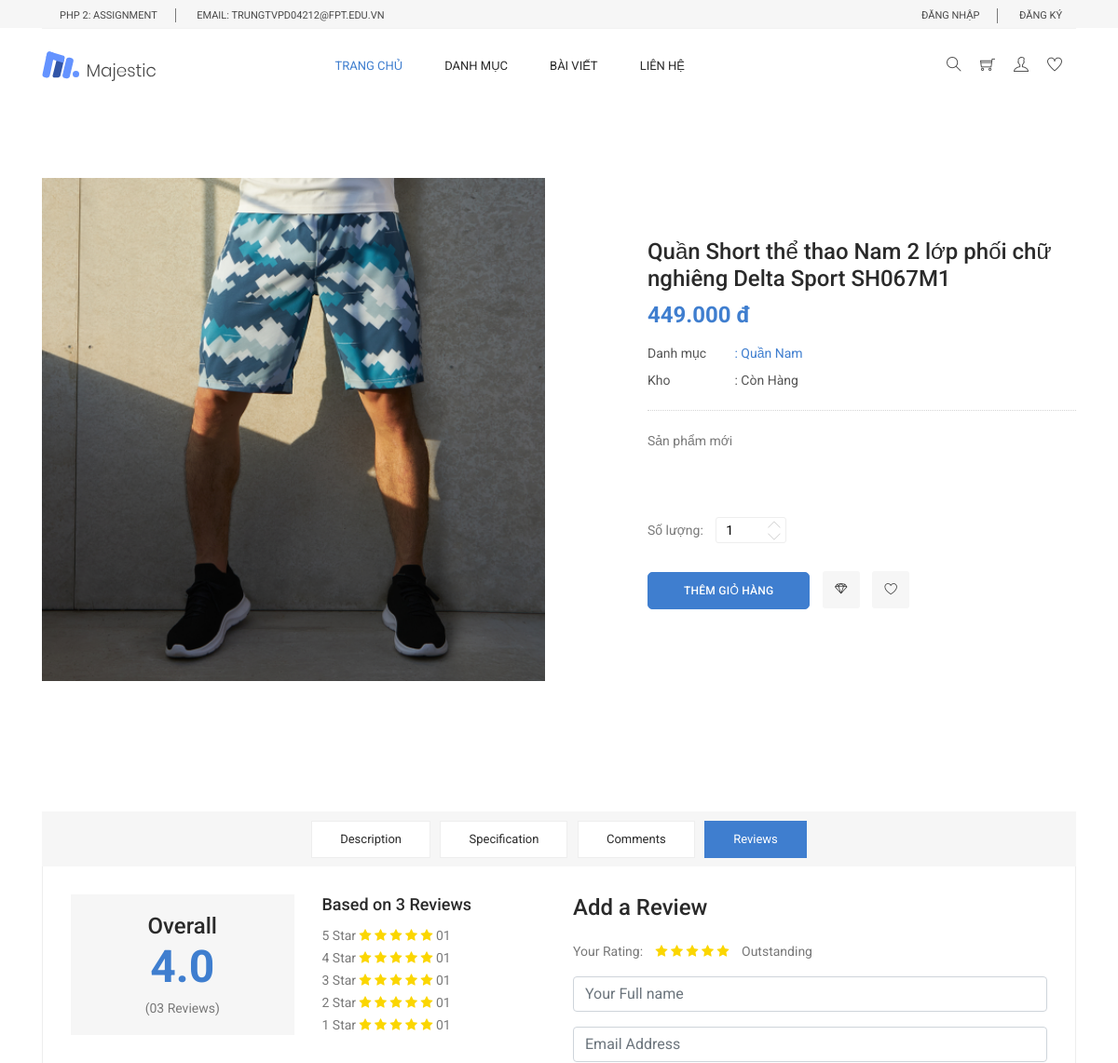
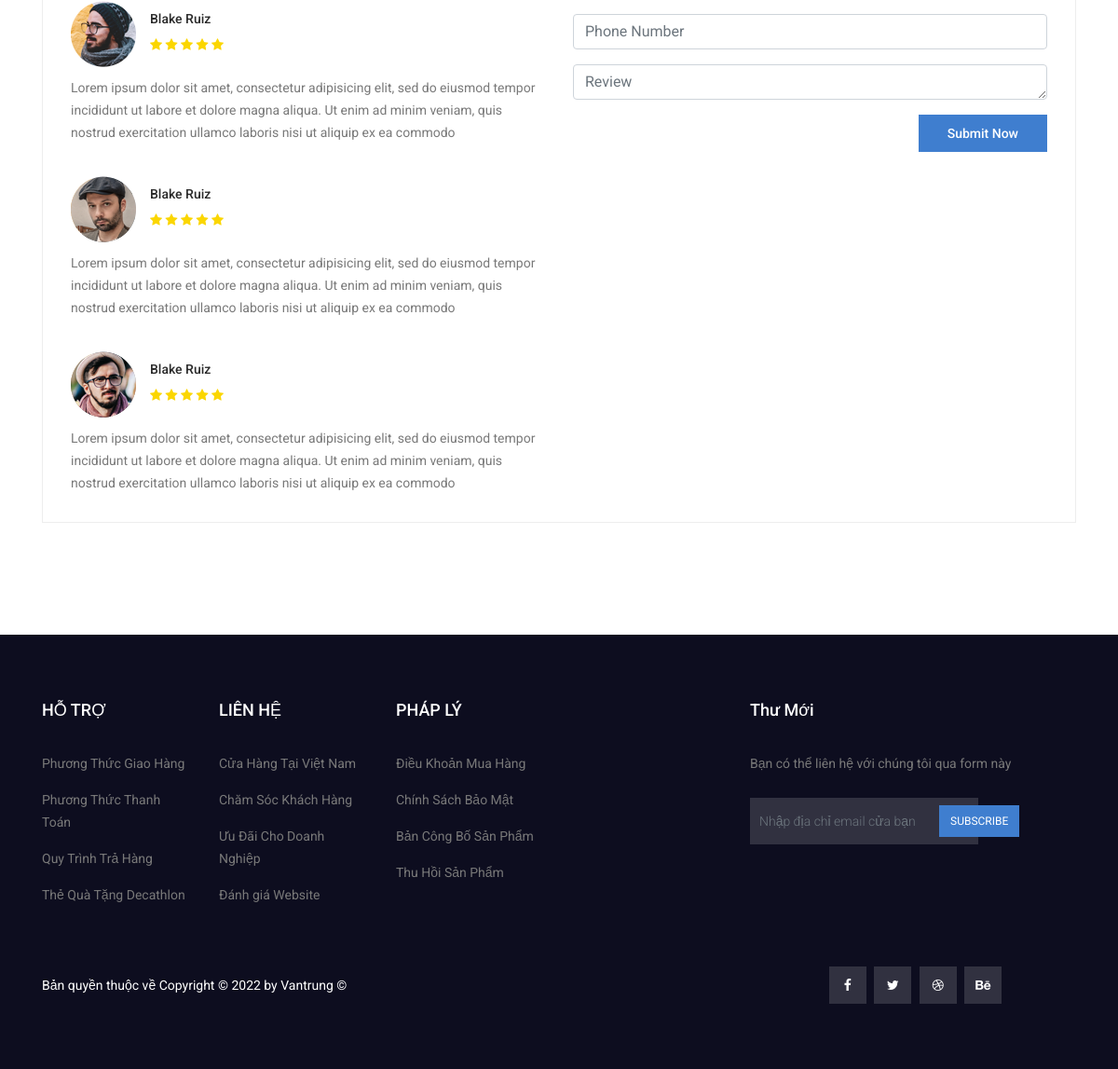
The page /product/product_detail/21 on the database its author committed (2 pictures, top to bottom).
### tables this page shows
CREATE TABLE `products` (
  `id` int(11) NOT NULL,
  `name` varchar(255) NOT NULL,
  `price` text NOT NULL,
  `feature_image_path` varchar(255) DEFAULT NULL,
  `feature_image_name` varchar(255) DEFAULT NULL,
  `content` text NOT NULL,
  `category_id` int(10) NOT NULL,
  `user_id` int(10) NOT NULL DEFAULT '0',
  `view_count` int(10) DEFAULT '0'
);

CREATE TABLE `categories` (
  `id` int(11) NOT NULL,
  `name` varchar(255) NOT NULL,
  `parent_id` int(11) NOT NULL,
  `slug` varchar(255) DEFAULT NULL
);

### app/views/products/product_detail.php (the view, shortened to what the rows shown need)
<div class="product_image_area">
    <div class="container">
        <div class="row s_product_inner">
            <div class="col-lg-6">
                <div class="s_product_img">
                    <div
                            id="carouselExampleIndicators"
                            class="carousel slide"
                            data-ride="carousel"
                    >
                        <div class="carousel-inner">
                            <div class="carousel-item active">
                                <?php if (!empty($product_detail)) { ?>
                                    <img
                                            class="d-block w-100"
                                            src="<?php echo _WEB_ROOT . $product_detail['feature_image_path'] ?>"
                                            alt="First slide"
                                    />
                                <?php } ?>
                            </div>
                        </div>
                    </div>
                </div>
            </div>
            <div class="col-lg-5 offset-lg-1">
                <?php if (!empty($product_detail)) { ?>
                    <div class="s_product_text">
                        <h3><?= $product_detail['name'] ?></h3>
                        <h2><?= number_format($product_detail['price'], 0, ',', '.') ?> đ</h2>
                        <ul class="list">
                            <li>
                                <a class="active" href="#">
                                    <span>Danh mục</span> :
                                    <?php if (!empty($categories)) {
                                        foreach ($categories as $cateItem) {
                                            if ($cateItem['id'] == $product_detail['category_id']) {
                                                echo $cateItem['name'];
                                            }
                                        }
                                    }
                                    ?>
                                </a>
                            </li>
                            <li>
                                <a href="#"> <span>Kho</span> : Còn Hàng</a>
                            </li>
                        </ul>
                        <p>
                            <?= $product_detail['content'] ?>
                        </p>
                            <div class="product_count">
                                <label for="qty">Số lượng:</label>
                                <input
                                        type="text"
                                        name="qty"
                                        id="sst"
                                        maxlength="12"
                                        value="1"
                                        title="Quantity:"
                                        class="input-text qty"
                                />
                                <button
                                        onclick="var result = document.getElementById('sst'); var sst = result.value; if( !isNaN( sst )) result.value++;return false;"
                                        class="increase items-count"
                                        type="button">
                                    <i class="lnr lnr-chevron-up"></i>
                                </button>
                                <button
                                        onclick="var result = document.getElementById('sst'); var sst = result.value; if( !isNaN( sst ) &amp;&amp; sst > 0 ) result.value--;return false;"
                                        class="reduced items-count"
                                        type="button"
                                >
                                    <i class="lnr lnr-chevron-down"></i>
                                </button>
                            </div>
                            <div class="card_area">
                                <a
                                        href="<?php echo _WEB_ROOT ?>/client_cart/addToCard/<?php echo $product_detail['id'] ?>"
                                        type="submit" class="main_btn <?php echo (!empty(Session::data('client_login'))?'addToCart':'loginToAdd') ?>"
                                        data-url="<?php echo _WEB_ROOT ?>/client_cart/addToCard/<?php echo $product_detail['id'] ?>"
                                >Thêm Giỏ Hàng</a>
                                <a class="icon_btn" href="#">
                                    <i class="lnr lnr lnr-diamond"></i>
                                </a>
                                <a class="icon_btn" href="#">
                                    <i class="lnr lnr lnr-heart"></i>
                                </a>
                            </div>
                    </div>
                <?php } ?>
            </div>
        </div>
    </div>
</div>

### rows shown on the page
products: feature_image_path (picture), name "Quần Short thể thao Nam 2 lớp phối chữ nghiêng Delta Sport SH067M1", price "449.000", content "Sản phẩm mới"
categories: name "Quần Nam"

### other values the page prints
$copyright "Copyright © 2022 by Vantrung"
